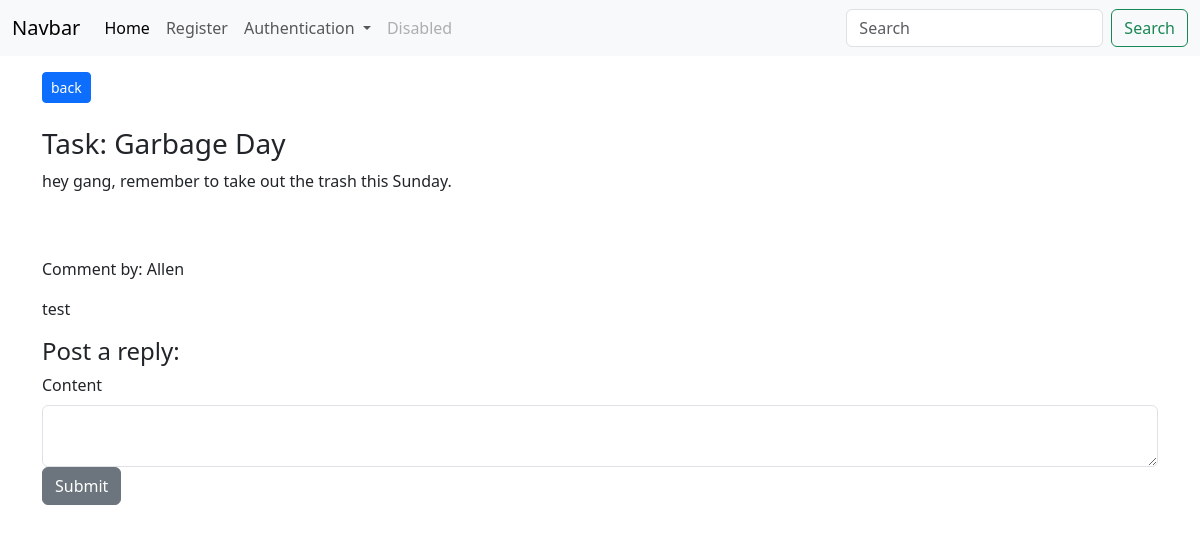
The page /comment/10 (signed in) on the database as committed earlier.
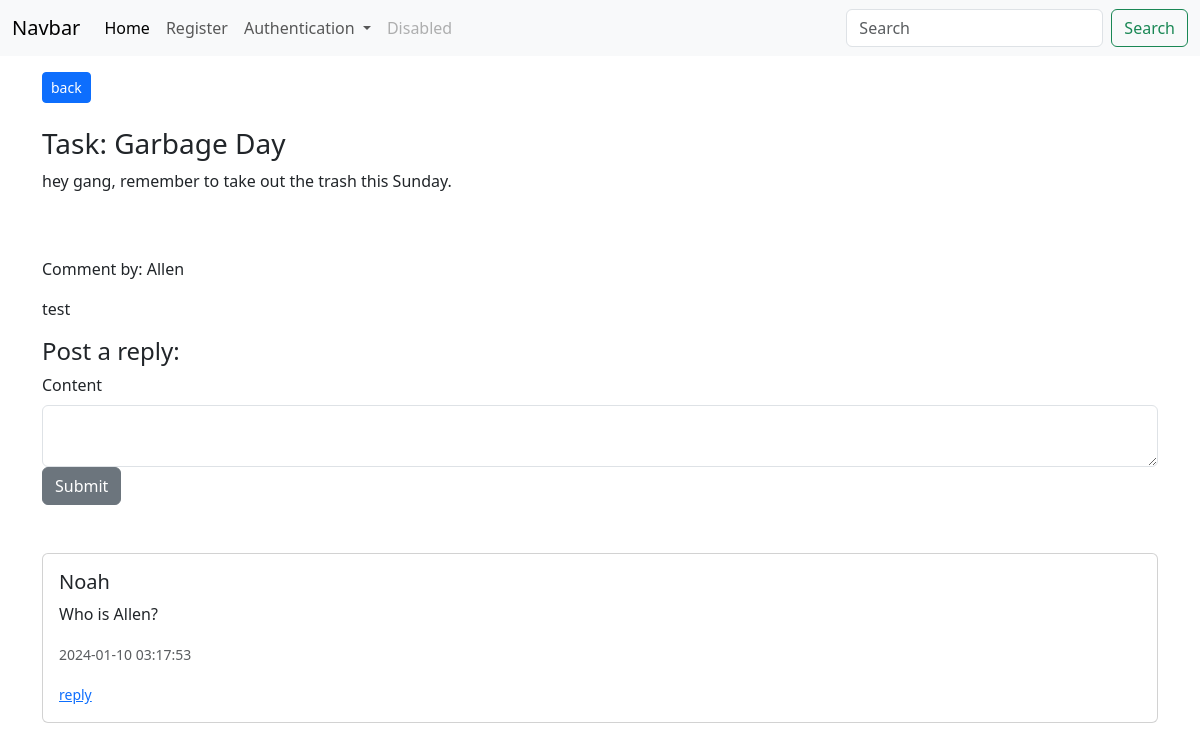
The same page on the database as committed later.
### app/models/models.py (models this page shows, shortened)
class Users(db.Model, UserMixin):
    id = db.Column(db.Integer, primary_key=True)
    key = db.Column(db.String(20), nullable=False)
    username = db.Column(db.String(20), nullable=False, unique=True)
    name = db.Column(db.String(40), nullable=False)
    date_added = db.Column(db.DateTime, default=datetime.utcnow)
    password_hash = db.Column(db.String(128))
    @property
    def password(self):
        raise AttributeError('password is not a readable attribute!')

class GroupTasksComments(db.Model):
    id = db.Column(db.Integer, primary_key=True, autoincrement=True)
    task_id = db.Column(db.Integer, db.ForeignKey('group_tasks.id'))
    parent_id = db.Column(db.Integer, db.ForeignKey('group_tasks_comments.id'), nullable=True, default = 0) # null by default
    poster_id = db.Column(db.Integer, db.ForeignKey('users.id'))
    content = db.Column(db.String(1000), nullable=False)
    date_posted = db.Column(db.DateTime, default=datetime.utcnow)
    last_updated = db.Column(db.DateTime, default=datetime.utcnow)
    tally = db.Column(db.Integer, default = 0)

### app/dash/routes.py (the view)
@dash_bp.route("/comment/<int:id>", methods=['GET', 'POST'])
@login_required
def comment(id):
    comment_form = GroupTaskCommentForm()
    if comment_form.validate_on_submit():
        task_id = paul.get_comment(id).task_id
        return paul.post_threaded_comment_and_redirect(comment_form, id,task_id)
    comments = paul.get_threaded_comments(id)
    parent_comment = paul.get_comment(id)
    name = paul.get_poster_name(parent_comment.poster_id)
    task = paul.get_root_task(id)
    comment_form.content.data = ''
    return render_template("comment.html", id=id, comments=comments, parent_comment=parent_comment, comment_form=comment_form, name=name, task=task, get_name=paul.get_poster_name)

### app/forms.py
class GroupTaskCommentForm(FlaskForm):
    content = CKEditorField('Content', validators=[DataRequired()])
    submit = SubmitField("Submit")

class SearchForm(FlaskForm):
    searched = StringField("Searched", validators=[DataRequired()])
    submit = SubmitField("Submit")

### app/DataInterface/group.py (called while the page is built)
    def get_comment(self, id):
        return GroupTasksComments.query.get_or_404(id)

    def get_threaded_comments(self, id):
        comments = []
        get_comments = GroupTasksComments.query.filter_by(parent_id = id)
        for i in get_comments:
            comments.append(i)
        return comments

    def get_poster_name(self, poster_id ):
        return Users.query.filter_by(id = poster_id).first().name

    def get_root_task(self, comment_id):
        comment = self.get_comment(comment_id)
        task_id = comment.task_id
        task = GroupTasks.query.filter_by(id=task_id).first()
        return task

### run.py (called while the page is built)
@app.context_processor
def base():
    form = SearchForm()
    return dict(form=form)

### app/templates/comment.html (shortened to what this page needs)
{% extends 'base.html' %}
{% block content %}
<div class="container mt-3">
{%if not parent_comment.parent_id == 0%}
<a href="{{url_for('dash_bp.comment', id=parent_comment.parent_id)}}"> <button type="button" class="btn btn-primary btn-sm">back</button></a>
{%else%}
<a href="{{url_for('dash_bp.group_task', id=task.id)}}"> <button type="button" class="btn btn-primary btn-sm">back</button></a>
{%endif%}
</div>
<div class="container mt-4">
    <h3>Task: {{ task.title }}</h3>
    <p>{{ task.content }}</p>
    <br><br>
    <p>Comment by: {{ name }}</p>
    <p style="max-width: 500px; word-wrap: break-word; width: 500px;">{{ parent_comment.content }}</p>
    <h4>Post a reply:</h4>
    <form method="POST" autocomplete="off">
        <div class="form-group">
            {{ comment_form.content.label(class="form-label") }}
            {{ comment_form.content(class="form-control") }}
        </div>
        {{ comment_form.submit(class="btn btn-secondary") }}
    </form>
    <br><br>
    <div class="comments">
        {% for comment in comments %}
            <div class="card mb-2">
                <div class="card-body">
                    <h5 class="card-title">{{ get_name(comment.poster_id) }}</h5>
                    <p class="card-text">{{ comment.content }}</p>
                    <p class="card-text"><small class="text-muted">{{ comment.date_posted.strftime('%Y-%m-%d %H:%M:%S') }}</small></p>
                    <small><a href="{{url_for('dash_bp.comment', id=comment.id)}}">reply</a></small>
                </div>
            </div>
        {% endfor %}
    </div>
</div>
{% endblock %}

Rows that differ between the two databases and show on the page:
added GroupTasksComments: content "Who is Allen?", date_posted "2024-01-10 03:17:53"
added Users: name "Noah"
